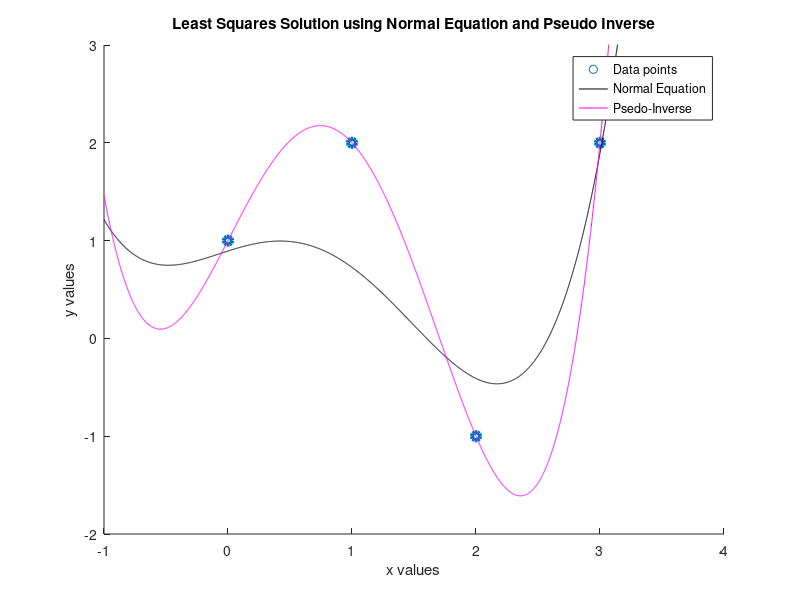

Here is the MATLAB script that generated this plot:
%% Setup

format long;

x = [0, 1, 2, 3];
y = [1, 2, -1, 2];

%% Calculations:

% Set up coefficient matrix:
A = [0, 0, 0, 0, 1;
     1, 1, 1, 1, 1;
     16, 8, 4, 2, 1;
     81, 27, 9, 3, 1];

% Set up vector of knowns:
b = [1; 2; -1; 2];

% Set up new A for least-squares:
A_new = [A; eye(5)];

% Set up new b for least-squares:
b_new = [b; zeros(5,1)];

% Set up least squares using normal equation:
At = transpose(A_new);
AtA = At*A_new;
Atb = At*b_new;

% Least squares solution using normal equation:
nels = AtA\Atb;

% Set up least squares using QR factorization:
[Q, R] = qr(A_new);
Q_tilde = Q(:, 1:5);
R_tilde = R(1:5, :);
Qt = transpose(Q_tilde);
Qtb = Qt*b_new;

% Least squares solution using QR factorization:
qrls = R_tilde\Qtb;

% Pseudo inverse of A
A_plus = pinv(A);

% Least squares solution using pseudo-inverse
Apb = A_plus*b;
x_star = Apb;

% Norms of solutions:
norm_normal = norm(nels);
norm_pseudo = norm(x_star);

%% Plotting:

% Create quadratics:
s = -1:0.001:4;
normal = polyval(nels, s);
pseudo = polyval(x_star, s);

% Create a new plotting figure:
figure(1);

% Plots the data
scatter(x, y, 'ro','LineWidth', 3);

% Add a title and axis labels:
title('Least Squares Solution using Normal Equation and Pseudo Inverse');
xlabel('x values');
ylabel('y values');
axis([-1 4 -2 3]);
hold on;
plot(s, normal, 'k');
hold on;
plot(s, pseudo, 'm');
legend('Data points', 'Normal Equation', 'Psedo-Inverse');

